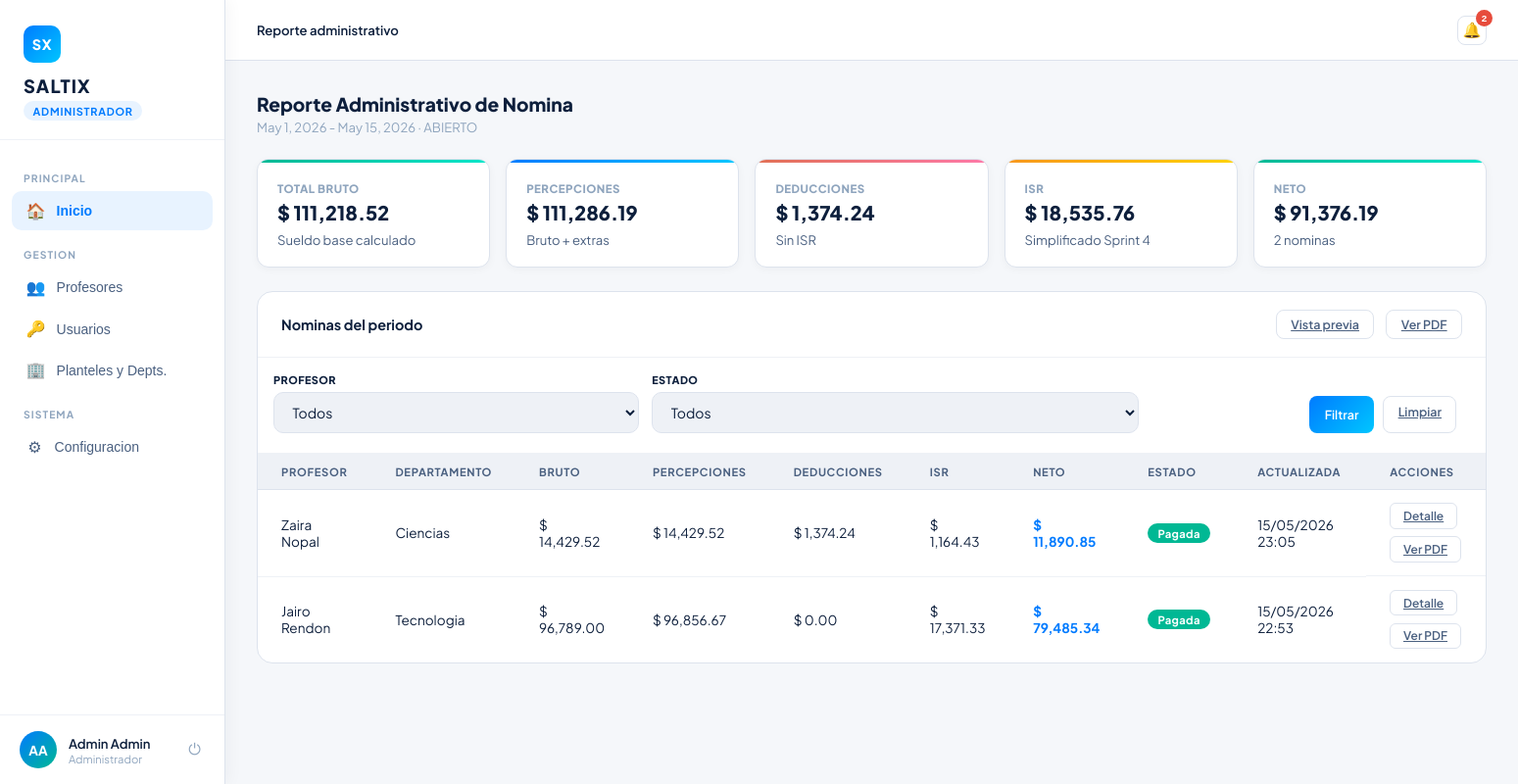
/contabilidad/periodo/2/ (signed in), run on the app's committed database.
### users/models.py (models this page shows, shortened)
class Usuario(AbstractBaseUser, PermissionsMixin):
    email = models.EmailField(max_length=254, unique=True)
    nombre = models.CharField(max_length=50, blank=False, null=False)
    apellido = models.CharField(max_length=50, blank=False, null=False)
    is_active = models.BooleanField(default=True)
    is_staff = models.BooleanField(default=False)
    date_joined = models.DateTimeField(default=timezone.now)
    last_login = models.DateTimeField(null=True, blank=True)
    rol_id = models.ForeignKey('Rol', on_delete=models.PROTECT, null=True, blank=True, related_name='users')
    objects = UsuarioManager()
    USERNAME_FIELD = "email"
    REQUIRED_FIELDS = ["nombre", "apellido"]
    def get_full_name(self):
        return f"{self.nombre} {self.apellido}"

class Rol(models.Model):
    nombre = models.CharField(max_length=50, blank=False, null=False)
    descripcion = models.TextField(max_length=1000, blank=True, null=True)

class Departamento(models.Model):
    nombre = models.CharField(max_length=40)
    descripcion = models.CharField(max_length=1000)
    jefe = models.ForeignKey("Usuario", on_delete=models.PROTECT)
    plantel = models.ForeignKey("core.Plantel", on_delete=models.PROTECT)
    activo = models.BooleanField(default=True)

### Contabilidad/models.py (models this page shows, shortened)
class Periodo(models.Model):
    TIPOS = [
        ("SEMANAL", "Semanal"),
        ("QUINCENAL", "Quincenal"),
        ("MENSUAL", "Mensual"),
    ]
    ESTADOS = [
        ("ABIERTO", "Abierto"),
        ("CERRADO", "Cerrado"),
    ]
    fecha_inicio = models.DateField()
    fecha_fin = models.DateField()
    tipo = models.CharField(max_length=10, choices=TIPOS, default="QUINCENAL")
    estado = models.CharField(max_length=10, choices=ESTADOS, default="ABIERTO")
    fecha_cierre = models.DateTimeField(null=True, blank=True)
    class Meta:
        constraints = [
            models.UniqueConstraint(
                fields=["fecha_inicio", "fecha_fin", "tipo"],
                name="unique_periodo_rango_tipo",
            ),
        ]

class Nomina(models.Model):
    ESTADOS = [
        ("pendiente", "Pendiente"),
        ("procesando", "Procesando"),
        ("cerrada", "Cerrada"),
        ("pagada", "Pagada"),
    ]
    profesor = models.ForeignKey("Profesores.Profesor", on_delete=models.PROTECT)
    periodo = models.ForeignKey("Periodo", on_delete=models.PROTECT)
    horas_trabajadas = models.DecimalField(max_digits=8, decimal_places=2, default=0)
    faltas = models.PositiveIntegerField(default=0)
    retardos = models.PositiveIntegerField(default=0)
    faltas_equivalentes = models.PositiveIntegerField(default=0)
    total_bruto = models.DecimalField(max_digits=12, decimal_places=4)
    total_percepciones = models.DecimalField(max_digits=12, decimal_places=4)
    total_impuestos = models.DecimalField(max_digits=12, decimal_places=4)
    total_deducciones = models.DecimalField(max_digits=12, decimal_places=4)
    total_neto = models.DecimalField(max_digits=12, decimal_places=4)
    fecha_de_generacion = models.DateTimeField(auto_now_add=True)
    fecha_actualizacion = models.DateTimeField(auto_now=True)
    estado = models.CharField(max_length=20, choices=ESTADOS, default="procesando")
    class Meta:
        constraints = [
            models.UniqueConstraint(
                fields=["profesor", "periodo"],
                name="unique_nomina_profesor_periodo",
            ),
        ]
        indexes = [
            models.Index(fields=["periodo", "estado"]),
            models.Index(fields=["profesor", "periodo"]),
        ]

### Profesores/models.py (models this page shows, shortened)
class Profesor(models.Model):
    ESTADOS = [
        ("ACTIVO", "Activo"),
        ("SUSPENDIDO", "Suspendido"),
        ("BAJA_TEMPORAL", "Baja temporal"),
        ("BAJA_DEFINITIVA", "Baja definitiva"),
    ]
    usuario = models.OneToOneField("users.Usuario", on_delete=models.CASCADE)
    rfc = models.CharField(max_length=13, unique=True)
    curp = models.CharField(max_length=18, unique=True)
    telefono = models.CharField(max_length=10)
    direccion = models.TextField(max_length=100)
    fecha_ingreso = models.DateField()
    estado_laboral = models.CharField(max_length=20, choices=ESTADOS, default="ACTIVO")
    costo_por_hora = models.DecimalField(max_digits=12, decimal_places=4)
    tipo_contrato = models.CharField(max_length=25)
    departamento = models.ForeignKey("users.Departamento", on_delete=models.PROTECT, related_name="profesores")
    plantel = models.ForeignKey("core.Plantel", on_delete=models.PROTECT, related_name="profesores")
    class Meta:
        indexes = [
            models.Index(fields=["estado_laboral"]),
            models.Index(fields=["fecha_ingreso"]),
        ]

### Contabilidad/views.py (the view)
# urls.py: path("periodo/<int:periodo_id>/", views.reporte_periodo, name="reporte_periodo"),
@login_required
@requiere_rol("contabilidad", "administrador")
def reporte_periodo(request, periodo_id):
    periodo = get_object_or_404(Periodo, id=periodo_id)
    estado = request.GET.get("estado") or ""
    profesor_id = request.GET.get("profesor") or ""
    nominas = obtener_nominas_periodo(periodo, profesor_id=profesor_id, estado=estado)
    context = {
        "periodo": periodo,
        "nominas": nominas,
        "totales": obtener_totales_periodo(periodo, list(nominas)),
        "resumen": obtener_resumen_periodo(periodo),
        "profesores": Profesor.objects.select_related("usuario").order_by("usuario__nombre"),
        "selected_estado": estado,
        "selected_profesor": profesor_id,
    }
    return render(request, "Contabilidad/reporte_periodo.html", context)

### Contabilidad/templates/Contabilidad/reporte_periodo.html (shortened to what this page needs)
{% extends "core/layout.html" %}
{% load static %}
{% load money_filters %}
{% block page_css %}
<link rel="stylesheet" href="{% static 'css/dashboard_base.css' %}">
<link rel="stylesheet" href="{% static 'css/dashboard_shared.css' %}">
<link rel="stylesheet" href="{% static 'css/dashboard_contabilidad.css' %}">
{% endblock %}
{% block topbar %}
<header class="topbar">
  <div class="topbar-left">
    <div class="breadcrumb"><strong id="breadcrumb-text">Reporte administrativo</strong></div>
  </div>
  <div class="topbar-actions">
    {% include "Notifications/partials/bell.html" %}
  </div>
</header>
{% endblock %}
{% block content %}
<div class="page active" id="page-reportes">
  <div class="section-title">Reporte Administrativo de Nomina</div>
  <div class="section-sub">{{ periodo.fecha_inicio }} - {{ periodo.fecha_fin }} · {{ periodo.estado }}</div>
  <div class="conta-summary-grid report-summary-grid">
    <div class="conta-summary-card"><div class="card-bar bar-teal"></div><div class="summary-label">Total bruto</div><div class="summary-value">$ {{ totales.total_bruto|money }}</div><div class="summary-meta">Sueldo base calculado</div></div>
    <div class="conta-summary-card"><div class="card-bar bar-blue"></div><div class="summary-label">Percepciones</div><div class="summary-value">$ {{ totales.total_percepciones|money }}</div><div class="summary-meta">Bruto + extras</div></div>
    <div class="conta-summary-card"><div class="card-bar bar-red"></div><div class="summary-label">Deducciones</div><div class="summary-value">$ {{ totales.total_deducciones|money }}</div><div class="summary-meta">Sin ISR</div></div>
    <div class="conta-summary-card"><div class="card-bar bar-orange"></div><div class="summary-label">ISR</div><div class="summary-value">$ {{ totales.total_isr|money }}</div><div class="summary-meta">Simplificado Sprint 4</div></div>
    <div class="conta-summary-card"><div class="card-bar bar-teal"></div><div class="summary-label">Neto</div><div class="summary-value">$ {{ totales.total_neto|money }}</div><div class="summary-meta">{{ totales.total_profesores }} nominas</div></div>
  </div>
  <div class="table-wrap">
    <div class="table-header">
      <h3>Nominas del periodo</h3>
      <div class="period-actions">
        <a class="btn-outline" href="{% url 'vista_previa_periodo' periodo.id %}">Vista previa</a>
        <a class="btn-outline" href="{% url 'reporte_periodo_print' periodo.id %}" target="_blank">Ver PDF</a>
      </div>
    </div>
    <form class="filter-panel filter-panel-conta" method="get">
      <div class="filter-field">
        <label for="profesor">Profesor</label>
        <select id="profesor" class="form-select" name="profesor">
          <option value="">Todos</option>
        </select>
      </div>
      <div class="filter-field">
        <label for="estado">Estado</label>
        <select id="estado" class="form-select" name="estado">
          <option value="">Todos</option>
        </select>
      </div>
      <div class="filter-actions">
        <button class="btn-primary" type="submit">Filtrar</button>
        <a class="btn-outline" href="{% url 'reporte_periodo' periodo.id %}">Limpiar</a>
      </div>
    </form>
    <table>
      <thead>
        <tr><th>Profesor</th><th>Departamento</th><th>Bruto</th><th>Percepciones</th><th>Deducciones</th><th>ISR</th><th>Neto</th><th>Estado</th><th>Actualizada</th><th>Acciones</th></tr>
      </thead>
      <tbody>
        {% for nomina in nominas %}
          <tr>
            <td>{{ nomina.profesor.usuario.get_full_name }}</td>
            <td>{{ nomina.profesor.departamento.nombre|default:"Sin departamento" }}</td>
            <td>$ {{ nomina.total_bruto|money }}</td>
            <td>$ {{ nomina.total_percepciones|money }}</td>
            <td>$ {{ nomina.total_deducciones|money }}</td>
            <td>$ {{ nomina.total_impuestos|money }}</td>
            <td class="amount-neu">$ {{ nomina.total_neto|money }}</td>
            <td><span class="pill pill-{{ nomina.estado }}">{{ nomina.estado|capfirst }}</span></td>
            <td>{{ nomina.fecha_actualizacion|date:"d/m/Y H:i" }}</td>
            <td class="actions-cell">
              <a class="btn-outline btn-sm" href="{% url 'detalle_nomina' nomina.id %}">Detalle</a>
              {% if nomina.estado == "cerrada" or nomina.estado == "pagada" %}
                <a class="btn-outline btn-sm" href="{% url 'recibo_nomina_print' nomina.id %}" target="_blank">Ver PDF</a>
              {% else %}
                <span class="pill pill-gray">PDF bloqueado</span>
              {% endif %}
            </td>
          </tr>
        {% empty %}
          <tr><td colspan="10" class="empty-cell">No hay nominas para este periodo.</td></tr>
        {% endfor %}
      </tbody>
    </table>
  </div>
</div>
{% endblock %}

### core/templates/core/layout.html (shortened to what this page needs)
{% load static %}
<!DOCTYPE html>
<html lang="es">
<head>
  {% block page_css %}{% endblock %}
  <link rel="stylesheet" href="{% static 'Notifications/css/notifications.css' %}">
</head>
<body>
  {% if user.is_authenticated %}
    {% with role=user.rol_id.nombre|default:""|lower %}
      {% if role == "jefatura" %}
        <aside class="sidebar" id="sidebar">
          <div class="sidebar-logo">
            <div class="logo-mark">SX</div>
            <h1>SALTIX</h1>
            <span class="role-tag">Panel de Jefatura</span>
          </div>
          <nav>
            <button class="nav-item active" onclick="showPage('equipo', this)">
              <span class="icon">&#x1F465;</span> Mi equipo
            </button>
            <button class="nav-item" onclick="showPage('asistencia', this)">
              <span class="icon">&#x1F550;</span> Asistencia
            </button>
            <button class="nav-item" onclick="showPage('solicitudes', this)">
              <span class="icon">&#x1F4CB;</span> Solicitudes
              <span class="badge" id="badge-sol" style="position:relative;top:0;right:0;margin-left:auto;background:#e74c3c;color:#fff;border-radius:999px;padding:1px 7px;font-size:0.68rem;">{{ solicitudes_pendientes_total }}</span>
            </button>
            <button class="nav-item" onclick="showPage('reportes', this)">
              <span class="icon">&#x1F4CA;</span> Reportes
            </button>
          </nav>
          <div class="sidebar-profile">
            <div class="avatar">{{ user.nombre|default:"U"|slice:":1" }}{{ user.apellido|default:""|slice:":1" }}</div>
            <div class="profile-info">
              <div class="profile-name">{{ user.nombre }} {{ user.apellido }}</div>
              <div class="profile-role">{{ user.rol_id.nombre|default:"" }}</div>
            </div>
            <form action="{% url 'logout' %}" method="post" class="logout-form">
              {% csrf_token %}
              <button class="logout-btn" type="submit" title="Cerrar sesion">&#x23FB;</button>
            </form>
          </div>
        </aside>
      {% elif role == "administrador" or role == "admin" %}
        <aside class="sidebar" id="sidebar">
          <div class="sidebar-logo">
            <div class="logo-mark">SX</div>
            <h1>SALTIX</h1>
            <span class="role-tag role-admin">Administrador</span>
          </div>
          <nav>
            <div class="nav-label">Principal</div>
            <button class="nav-item active" data-page="inicio" onclick="showPage('inicio',this)">
              <span class="icon">&#x1F3E0;</span> Inicio
            </button>
            <div class="nav-label">Gestion</div>
            <button class="nav-item" data-page="empleados" onclick="showPage('empleados',this)">
              <span class="icon">&#x1F465;</span> Profesores
            </button>
            <button class="nav-item" data-page="usuarios" onclick="showPage('usuarios',this)">
              <span class="icon">&#x1F511;</span> Usuarios
            </button>
            <button class="nav-item" data-page="departamentos" onclick="showPage('departamentos',this)">
              <span class="icon">&#x1F3E2;</span> Planteles y Depts.
            </button>
            <div class="nav-label">Sistema</div>
            <button class="nav-item" data-page="configuracion" onclick="showPage('configuracion',this)">
              <span class="icon">&#x2699;</span> Configuracion
            </button>
          </nav>
          <div class="sidebar-profile">
            <div class="avatar">{{ user.nombre|default:"U"|slice:":1" }}{{ user.apellido|default:""|slice:":1" }}</div>
            <div class="profile-info">
              <div class="profile-name">{{ user.nombre }} {{ user.apellido }}</div>
              <div class="profile-role">{{ user.rol_id.nombre|default:"" }}</div>
            </div>
            <form action="{% url 'logout' %}" method="post" class="logout-form">
                <button class="logout-btn" type="submit" title="Cerrar sesion">&#x23FB;</button>
            </form>
          </div>
        </aside>
      {% endif %}
    {% endwith %}
  {% endif %}
  <div class="main">
    {% block topbar %}{% endblock %}
    <div class="content">
      {% block content %}{% endblock %}
    </div>
  </div>
</body>
</html>

### data on the page
Usuario: nombre "A", apellido "A", nombre "Admin", apellido "Admin", rol_id.nombre "Administrador"
Periodo: fecha_inicio "May 1, 2026", fecha_fin "May 15, 2026", estado "ABIERTO"
Nomina: profesor.usuario.get_full_name "Zaira Nopal", profesor.departamento.nombre "Ciencias", total_bruto "14,429.52", total_percepciones "14,429.52", total_deducciones "1,374.24", total_impuestos "1,164.43", total_neto "11,890.85", estado "Pagada", fecha_actualizacion "15/05/2026 23:05", shows "Ver PDF"
Nomina: profesor.usuario.get_full_name "Jairo Rendon", profesor.departamento.nombre "Tecnologia", total_bruto "96,789.00", total_percepciones "96,856.67", total_deducciones "0.00", total_impuestos "17,371.33", total_neto "79,485.34", estado "Pagada", fecha_actualizacion "15/05/2026 22:53", shows "Ver PDF"

### other printed values
{{ notification_unread_count }} "2"
{{ totales.total_bruto|money }} "111,218.52"
{{ totales.total_percepciones|money }} "111,286.19"
{{ totales.total_deducciones|money }} "1,374.24"
{{ totales.total_isr|money }} "18,535.76"
{{ totales.total_neto|money }} "91,376.19"
{{ totales.total_profesores }} "2"
